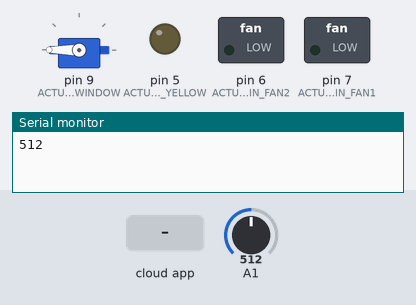
A sketch run on a simulated Arduino Uno, built with avr-gcc and run on an emulated ATmega328P. Parts: servo, switched loads named in the sketch (green lamp = pin HIGH), output pins drawn as LEDs (lit = HIGH), the last lines printed to the serial monitor. The test bench sets the inputs (shaded band); at power-on: A1 = 512.

Above: at 2.7 s.
2.8 s: A1 set to 211
4.7 s: A1 set to 184
At 6.7 s:
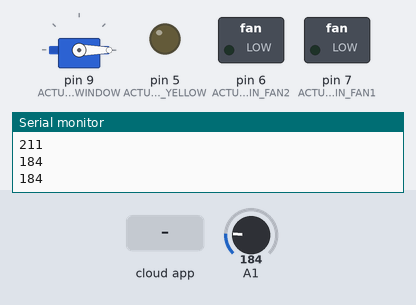
7.0 s: the phone or cloud app sets 5 to 1
At 8.4 s:
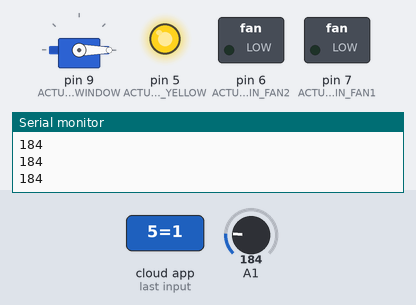
9.0 s: A1 set to 210
At 10.0 s:
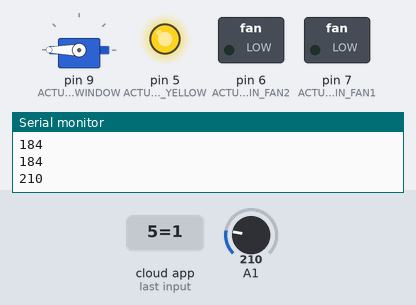
11.0 s: A1 set to 190
At 12.7 s:
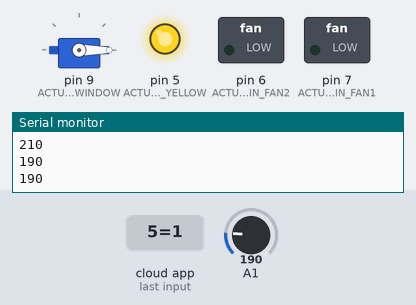
13.0 s: A1 set to 306
At 14.3 s:
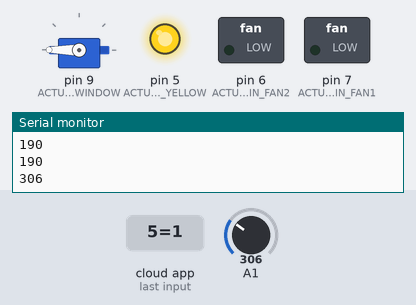
Timing chart, 0 to 16.0 s (numbered marks = the images above; inputs shaded):
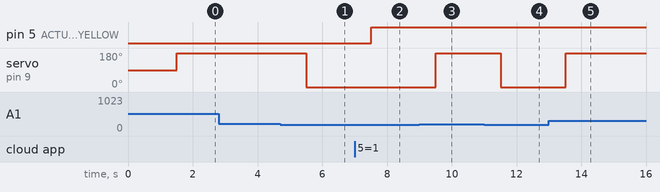

Measured:
- the behaviour switches between 200 and 199 on A1 (found by bisection; images 0 and 1)
- after the input at 4.7 s, servo on pin 9 (ACTUATOR_PIN_WINDOW): 180° → 0° after 0.81 s
- after the input at 7.0 s, pin 5 (ACTUATOR_PIN_YELLOW): LOW → HIGH after 0.51 s
- after the input at 9.0 s, servo on pin 9 (ACTUATOR_PIN_WINDOW): 0° → 180° after 0.51 s
- after the input at 11.0 s, servo on pin 9 (ACTUATOR_PIN_WINDOW): 180° → 0° after 0.51 s
- after the input at 13.0 s, servo on pin 9 (ACTUATOR_PIN_WINDOW): 0° → 180° after 0.51 s

The sketch:

Cayenne_SmartHome_Keyestudio.ino
```cpp
// Implementierung eines smarten Home mit Keyestudio, Arduino und Cayenne


// benötigte Bibliotheken
#define CAYENNE_PRINT Serial  // Comment this out to disable prints and save space
#include <CayenneMQTTEthernet.h>
#include <Servo.h> // Servo function library


// Deklaration von globalen Variablen


// Cayenne authentication info. This should be obtained from the Cayenne Dashboard.
char username[] = "...";
char password[] = "...";
char clientID[] = "...";

Servo myservoWindow; // Servoantrieb für Rolloe
int pos = 0; // Start angle of servo
int LuminosityVal = 0; // Wert des Beleuchtungssensors
int moveFan = 0; // Variable für die Ansteuerung des Lichts
int light=0; // Variable für den Lampenzustand
int motionState = -1; // Zustand des Bewegungssensors

int valButton; // Variable für den Taster der Lampe

// Defintionen für Sensoren und Aktoren
#define SENSOR_PIN_PIR 2 //PIR
#define SENSOR_PIN_BUTTON 8 // Button


#define ACTUATOR_PIN_YELLOW 5 // YELLOW LED
#define ACTUATOR_PIN_WINDOW 9 // Do not use digital pins 0 or 1 since those conflict with the useb
#define ACTUATOR_PIN_FAN1 7
#define ACTUATOR_PIN_FAN2 6

// Definitionen im Rahmen vom Cayenne Dashboard
#define VIRTUAL_CHANNEL_PIR 15 // PIR Channel
#define VIRTUAL_CHANNEL_YELLOW 5 // YELLOW LED
#define VIRTUAL_CHANNEL_Luminosity 11 // Luminosity
#define VIRTUAL_CHANNEL_BUTTON 1 //Button
#define VIRTUAL_CHANNEL_FAN 12


void setup()
{
  pinMode (ACTUATOR_PIN_YELLOW, OUTPUT); //Setup für die Lampe
  pinMode (SENSOR_PIN_BUTTON, INPUT); // Setup für den Schalter


   pinMode (ACTUATOR_PIN_FAN1, OUTPUT); // Setup für den Ventilator
   pinMode (ACTUATOR_PIN_FAN2, OUTPUT); // Setup für den Ventilator

  myservoWindow.attach (ACTUATOR_PIN_WINDOW); // Setup für den Rollo


  Serial.begin(9600);  // Setup serieller Monitor
  Cayenne.begin(username, password, clientID); // Cayenne Setup
  WindowRelayOpen(); // Rollo in Grundposition
}

void loop()
{

  // Aus Performance-Gründen am besten nur einzelne Funktionen einschalten.

  Cayenne.loop();

  //PIRSensor();
  //ButtonLED();
  Luminosity ();


 /* if (moveFan == 1)
  {


    //DoorRelay ();
    FanON();
  }
  else
  {
  FanOFF();
  }
/*

 if (motionState<1)
    Cayenne.virtualWrite(VIRTUAL_CHANNEL_PIR, 0, "digital_sensor", "d");
 else
  Cayenne.virtualWrite(VIRTUAL_CHANNEL_PIR, 1, "digital_sensor", "d");*/
}


void PIRSensor () {
// Auswertung des Bewegungssensors

   Serial.println (digitalRead (SENSOR_PIN_PIR));
     motionState = digitalRead(SENSOR_PIN_PIR);
    Serial.println ("Motion");
    Serial.println (motionState);
    Cayenne.virtualWrite(VIRTUAL_CHANNEL_PIR, motionState, "digital_sensor", "d");

}


void ButtonLED()
{
  // Ansteuerung der Lampe über den Schalter

  valButton = digitalRead (SENSOR_PIN_BUTTON); // Read the digital 4 level value and assign it to val
  Serial.println ("Switch");

  Serial.println (valButton);
  if (valButton == LOW) // Whether the key is pressed, the light will be on when pressed
  {

    if (light==0)  //toggle light
    {
      digitalWrite (ACTUATOR_PIN_YELLOW, HIGH);
      light=1;

    }

    else
    {
      digitalWrite (ACTUATOR_PIN_YELLOW, LOW);
      light=0;

    }
  }

  Cayenne.virtualWrite(VIRTUAL_CHANNEL_YELLOW, light, "digital_sensor", "d");
  Cayenne.virtualWrite(VIRTUAL_CHANNEL_BUTTON, light, "digital_sensor", "d");
}


void WindowRelayOpen ()
{
 // Rollo aufmachen
  myservoWindow.write (270); // 0 = close


}

void WindowRelayClose ()
{
  // Rollo schließen
   myservoWindow.write (0); // 0 = close

}

void FanON ()
{
  // Ventilator einschalten
   digitalWrite (7, HIGH);
   digitalWrite (6, LOW); // The motor rotates in the forward direction

}

void FanOFF ()
{
  // Ventilator ausschalten
   digitalWrite (7, LOW);
   digitalWrite (6, LOW); // The motor stops rotating

}


void Luminosity () {
  // Beleuchtungssensor auslesen und Rollo ansteuern
  LuminosityVal = analogRead (A1); // Read the voltage value of A1 Pin
  Serial.println (LuminosityVal); // Serial port to view the change of voltage value
  Cayenne.virtualWrite(VIRTUAL_CHANNEL_Luminosity, analogRead(A1), "analog_sensor", "null");
  if (LuminosityVal< 200)
  {
    WindowRelayClose();
  }
  else
  {
    WindowRelayOpen();
  }

}

CAYENNE_IN(VIRTUAL_CHANNEL_FAN)
{
  // Ansteuerung des Ventilators über Cayenne
  if (getValue.asInt() == 1) {

    moveFan = 1;

  }
  else {
    moveFan = 0;

  }


}


CAYENNE_IN(VIRTUAL_CHANNEL_YELLOW)
{
  if (getValue.asInt() == 1)

      {
        digitalWrite (ACTUATOR_PIN_YELLOW , HIGH); // LED light is on
        light=1;
        Cayenne.virtualWrite(VIRTUAL_CHANNEL_BUTTON, 1, "digital_sensor", "d");
      } else // If no person is detected walking
      {

     digitalWrite (ACTUATOR_PIN_YELLOW , LOW); // LED light is not on
     light=0;
     Cayenne.virtualWrite(VIRTUAL_CHANNEL_BUTTON, 0, "digital_sensor", "d");
      }

  //Cayenne.virtualWrite(VIRTUAL_CHANNEL_BUTTON, light, "digital_sensor", "d");
}
```
